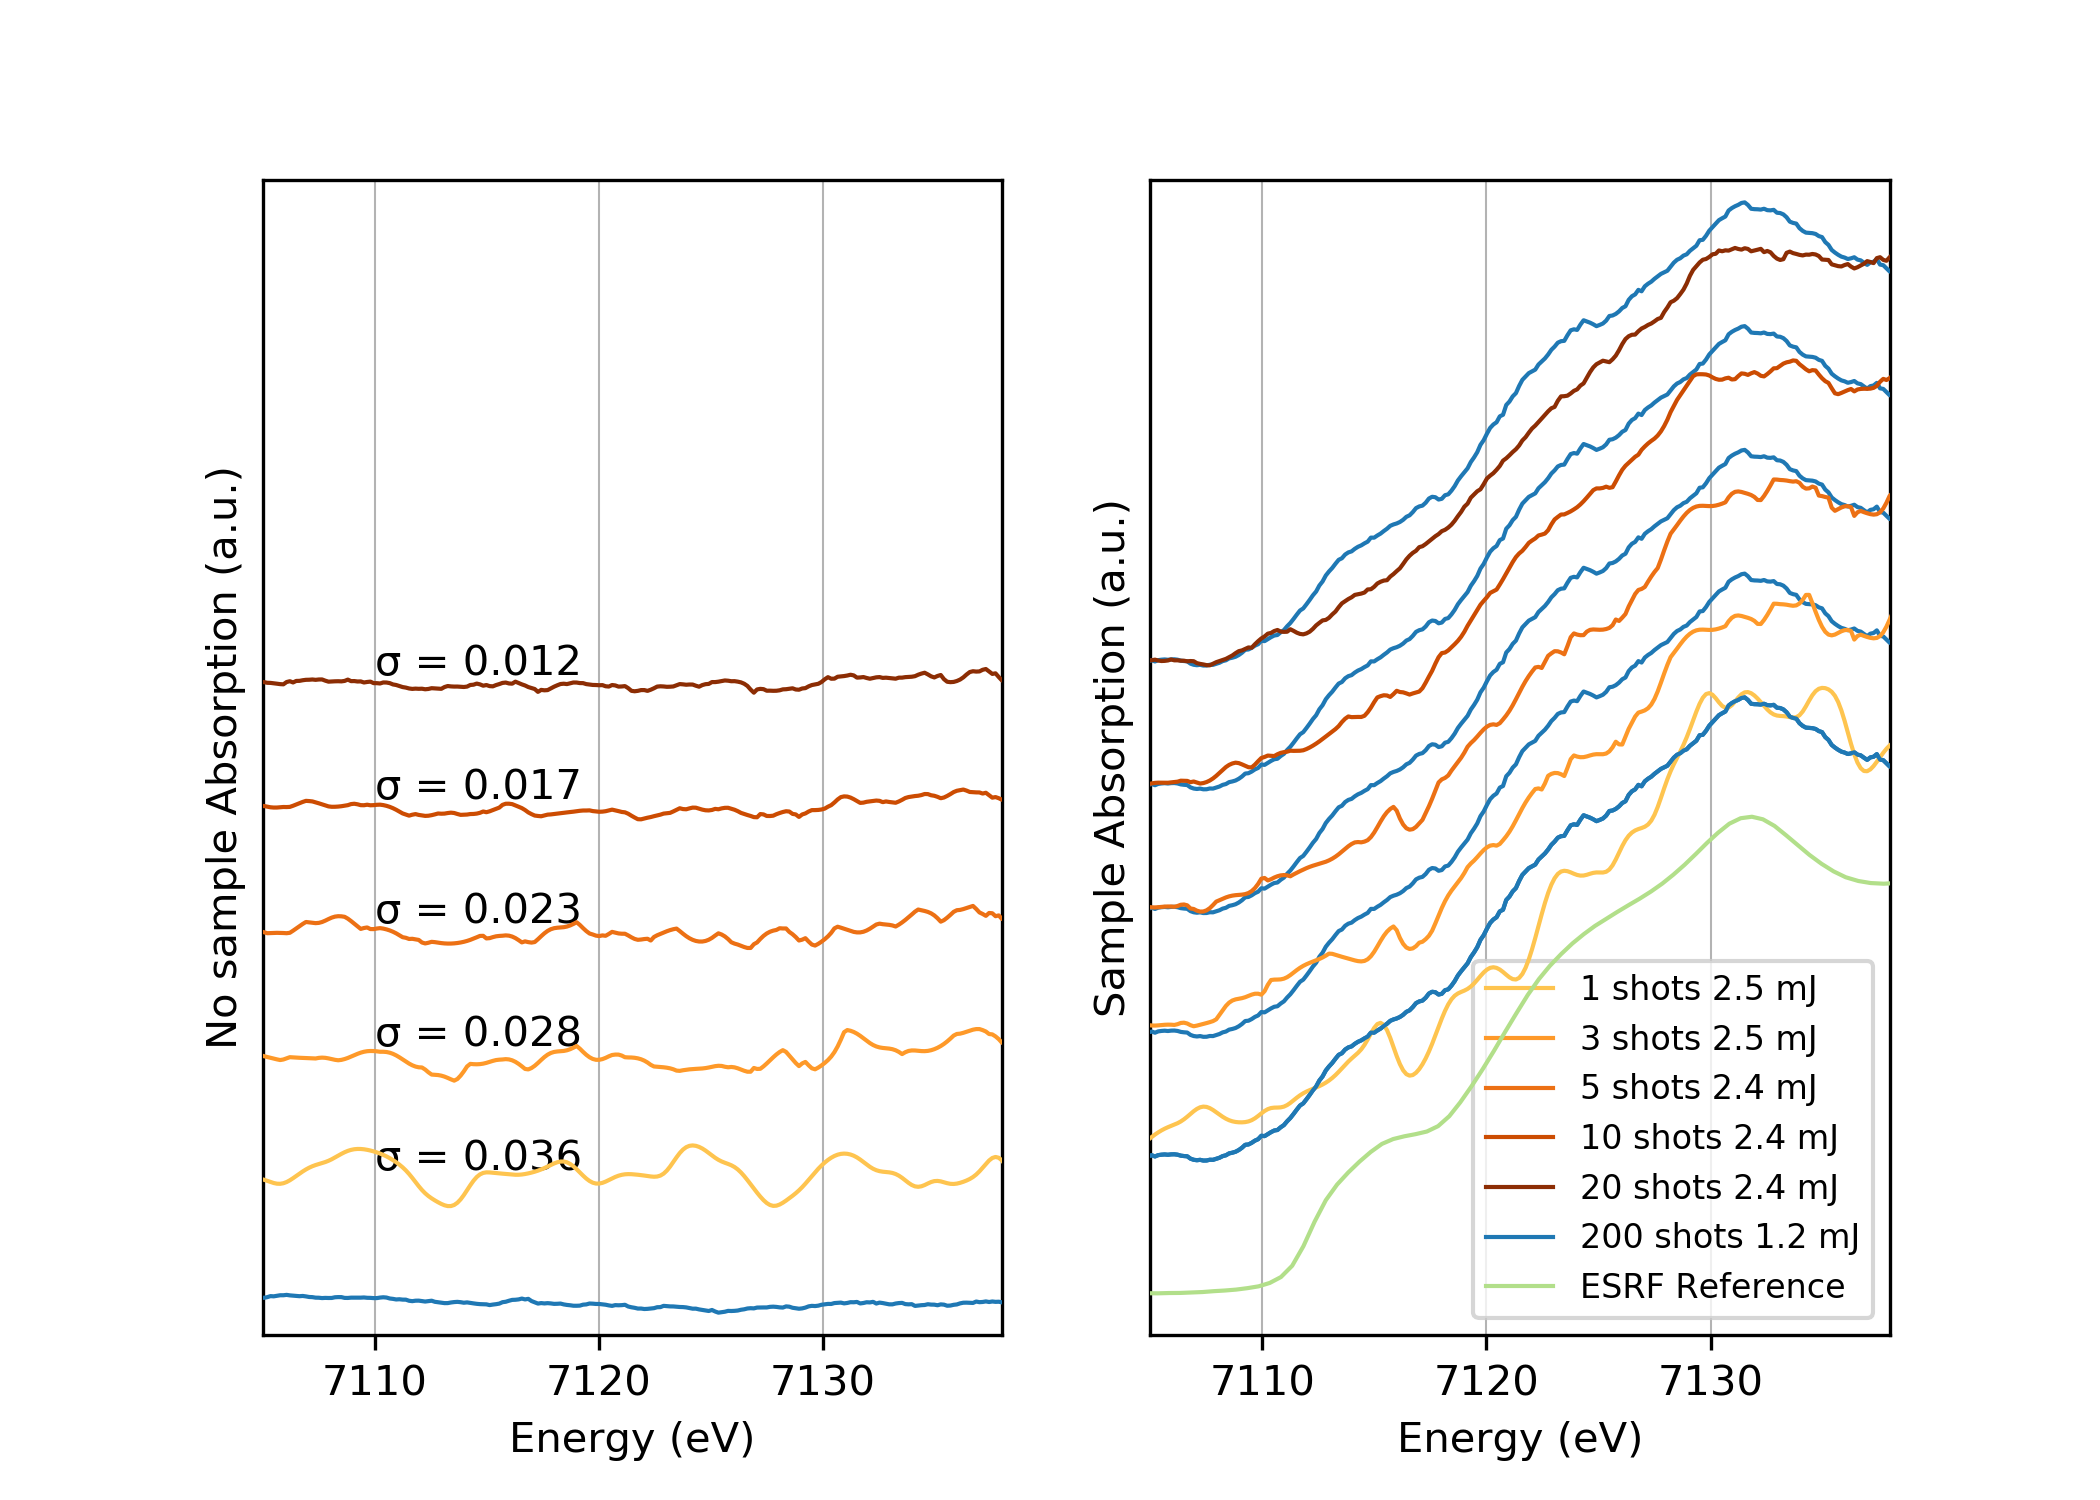

Reproduce this figure in Python.
import sys
sys.path.insert(0,"../../../")
import collections
import os
import numpy as np
import matplotlib.pyplot as plt
from matplotlib import gridspec

import dispersiveXanes_utils as utils
import xppl37_spectra
import xanes_analyzeRun
import mcutils as mc
import trx
from trx import utils
import datastorage as ds
import x3py
import matplotlib.patches as mpatches



runs = [127]
Nshot=[1,3,5,10,20,40]


# this function needs to original HDF5 files to access the XFEL energy


nice_colors = ["#1b9e77", "#d95f02", "#7570b3"]
nice_colors = "#1f78b4 #a6cee3 #b2df8a #33a02c".split()
gradual_colors="#fec44f #fe9929 #ec7014 #cc4c02 #8c2d04 #3690c0 #67a9cf #fec44f #fe9929 #ec7014 #cc4c02 #8c2d04 #3690c0 #67a9cf".split()

                  
color_ss = '#08519c'
color_av = '#238b45'
color_av_all = '#d95f0e'                  
                  
def get_data(run=127,threshold=0.05,force=False, ishotref=0, ishotsam=1):
  fname = "../data/fig_focusing_run%04d.h5" % run
  if not os.path.isfile(fname) or force:
    # this functions splits the data based on FOM < 0.5 --> p1 is the ref, p2 is the sample 
    data=xppl37_spectra.calcSpectraForRun(run,force)
    idx = data.run.results[0].fom < 0.5
    E = data.run.E
    ref    = ds.DataStorage(E=E, p1=data.p1[0],p2=data.p2[0] )
    sample = ds.DataStorage(E=E, p1=data.p1[1],p2=data.p2[1] )

    _,_,Abs = xppl37_spectra.calcAbs(ref,ref,threshold=threshold)
    ref.Abs = Abs

    _,_,Abs = xppl37_spectra.calcAbs(ref,sample,threshold=threshold)
    sample.Abs = Abs

    temp = ds.DataStorage(ref=ref,sample=sample)
    temp.info="Abs calculated with threshold = %.3f" % threshold
    temp.save(fname) 
    print('maybe forced to calculate again the Spectra to get idx_fom')
  
  data = ds.read(fname)
  ref = data.ref
  sample = data.sample
  _,_,Abs = xppl37_spectra.calcAbs(ref,ref,threshold=threshold)
  ref.Abs = Abs
  
  _,_,Abs = xppl37_spectra.calcAbs(ref,sample,threshold=threshold)
  sample.Abs = Abs

  data = ds.DataStorage(ref=ref,sample=sample)
  data["threshold"]=threshold
  
  return data,idx

def get_ref():
  E,data=np.loadtxt("../data/Fe_ref.txt",unpack=True)
  return ds.DataStorage(E=E*1e3,data=data/2.05+0.07)

def get_1b():
  E,data=np.loadtxt("../data/Fe_1bunch.txt",unpack=True)
  return ds.DataStorage(E=E*1e3,data=data/2.05+0.07)

def filter_enerbeam(run=127, ishotsam= 1, nshot=20, nshotmin=400, idx_fom=np.array(1000,dtype=bool)):
    # filter with x-ray pulse intensity (mJ) from gas detector (one could average  the two readings
    # in the case of in/out scan, ishot corresponds to the serie of shots for a same mortor position
    # ie. it has to be equal to ishotsam 
    # idx_fom is the array of index from the initially selected spectra with fom criteria
    fname = "/Users/marionharmand/Documents/0_CNRS/Manip/Manip_2016/LCLS_XPP_May2016/Data/xppl3716-r%04d.h5" %run
    d = x3py.Dataset(fname)
#    data_e=data.copy()
    
    # extract the corresponding measurements of XFEL energy
    data_ener = d.gasdet.f_21_ENRC.data[:]
    data_ener_sam = data_ener[~idx_fom] # in case of 1 calib cycle as for focusing data, and fom selection only
    data_ener_ref = data_ener[idx_fom]
 #   data_ener_sam = data_ener[data.sample.p1.shape[0]*ishotsam:data.sample.p1.shape[0]*2*ishotsam] # for in/out scan

    # select nshot from the min and max data
    idx = np.argsort(data_ener_sam)
    idx_min = idx[:nshotmin]
#    idx_min = idx[:nshot]
    idx_minb = np.zeros(len(data_ener_sam), dtype=bool)
    idx_minb[idx_min] = True
    idx_max = idx[-nshot:]
    idx_maxb = np.zeros(len(data_ener_sam), dtype=bool)
    idx_maxb[idx_max] = True
    idx_max2 = idx[-3*nshot:-2*nshot]
    idx_max2b = np.zeros(len(data_ener_sam), dtype=bool)
    idx_max2b[idx_max2] = True

    idx_ref = np.argsort(data_ener_ref)
    idx_ref_max = idx_ref[-nshot:]
    idx_ref_maxb = np.zeros(len(data_ener_ref), dtype=bool)
    idx_ref_maxb[idx_ref_max] = True
   
    data_ener_min = data_ener_sam[idx_minb]
    data_ener_max = data_ener_sam[idx_maxb]
    data_ener_max2 = data_ener_sam[idx_max2b]
    data_ener_ref_max = data_ener_ref[idx_ref_maxb]
    
    Emin = np.nanmean(data_ener_min,0)
    Emax = np.nanmean(data_ener_max,0)
    print("Emin = %.1f"%Emin, "Emax = %.1f"%Emax)

    return data_ener_max, idx_maxb, data_ener_min, idx_minb, data_ener_max2, idx_max2b, data_ener_ref_max, idx_ref_maxb, Emin, Emax
    
   
#    # select the shots with max intensity
#    curs = 0.9
#    idx_max = data_ener_sam > curs * data_ener_sam.max()
#    data_ener_max = data_ener_sam[idx_max]
#    if data_ener_max.size < nshot:
#        curs = curs - 0.1
#        idx_max = data_ener_sam > curs  * data_ener_sam.max()
#        data_ener_max = data_ener_sam[idx_max]
#    # select the shots with min intensity
#    cursm = 0.1
#    idx_min = data_ener_sam < cursm * data_ener_sam.min()
#    data_ener_min = data_ener_sam[idx_min]
#    if data_ener_min.size < nshot:
#        cursm = cursm + 0.1
#        idx_min = data_ener_sam < cursm * data_ener_sam.mean()
#        data_ener_min = data_ener_sam[idx_min] 
#    return data_ener_max, idx_max, data_ener_min, idx_min


def fig_focusing(run=127,nshot=20,nshotmin = 200,force=False,threshold=0.03,smoothWidth=0.4,i0_monitor=0.1):
# function to analyze the focused data of 1 run with sorting in fucntion of FEL energy beam 
# it gives the spectra in function : 
#       f[1] for spectra with min FEL energy
#       f[2] for spectra with max FEL energy
#       f[3] for references on no sample
  print(nshot)
    
  ref_ESRF = get_ref()
  color_ss = '#08519c'
  color_av = '#238b45'
  color_av_all = '#d95f0e'
  shifty = 1
  data,idx_fom = get_data(run, force=True, threshold=threshold)
  filter_ener = filter_enerbeam(run, nshot=nshot+1, nshotmin=nshotmin, idx_fom=idx_fom)
  E = data.ref.E
  
  # filtering of the min and max energy shots
  data.sample.Abs_max = data.sample.Abs[filter_ener[1]]
  data.sample.p1_max = data.sample.p1[filter_ener[1]]
  data.sample.p2_max = data.sample.p2[filter_ener[1]]
  
  data.sample.Abs_max2 = data.sample.Abs[filter_ener[5]]
  data.sample.p1_max2 = data.sample.p1[filter_ener[5]]
  data.sample.p2_max2 = data.sample.p2[filter_ener[5]]

  data.sample.Abs_min = data.sample.Abs[filter_ener[3]]
  data.sample.p1_min = data.sample.p1[filter_ener[3]]
  data.sample.p2_min = data.sample.p2[filter_ener[3]]
  
  data.ref.Abs_max = data.ref.Abs[filter_ener[7]]
  data.ref.p1_max = data.ref.p1[filter_ener[7]]
  data.ref.p2_max = data.ref.p2[filter_ener[7]]
  
  # extract Absorption spectra
  shots = range(0,min(data.sample.Abs_min.shape[0], data.sample.Abs_max.shape[0]))


  if i0_monitor is not None:
    i0_ref = np.nanmean(data.ref.p1,axis=1)
    idx    = i0_ref>np.percentile(i0_ref,i0_monitor)
    data.ref.Abs = data.ref.Abs[idx]
    
    i0_ref = np.nanmean(data.ref.p1_max,axis=1)
    idx    = i0_ref>np.percentile(i0_ref,i0_monitor) 
    data.ref.Abs_max = data.ref.Abs_max[idx]

    i0_ref = np.nanmean(data.sample.p1_min,axis=1)
    idx    = i0_ref>np.percentile(i0_ref,i0_monitor) 
    data.sample.Abs_min = data.sample.Abs_min[idx]

    i0_ref = np.nanmean(data.sample.p1_max,axis=1)
    idx    = i0_ref>np.percentile(i0_ref,i0_monitor) 
    data.sample.Abs_max = data.sample.Abs_max[idx]
    
    i0_ref = np.nanmean(data.sample.p1_max2,axis=1)
    idx    = i0_ref>np.percentile(i0_ref,i0_monitor) 
    data.sample.Abs_max2 = data.sample.Abs_max2[idx]
    
#  ref = data.ref.Abs[shots]
#  sam_min = data.sample.Abs_min[shots]
#  sam_max = data.sample.Abs_max[shots]
    
  ref = data.ref.Abs
  ref_max = data.ref.Abs_max
  sam_min = data.sample.Abs_min
  sam_max = data.sample.Abs_max
  sam_max2 = data.sample.Abs_max2
  if smoothWidth > 0:
    ref = xppl37_spectra.smoothSpectra(E,ref,res=smoothWidth) 
    ref_max = xppl37_spectra.smoothSpectra(E,ref_max,res=smoothWidth) 
    sam_min = xppl37_spectra.smoothSpectra(E,sam_min,res=smoothWidth) 
    sam_max = xppl37_spectra.smoothSpectra(E,sam_max,res=smoothWidth) 
    sam_max2 = xppl37_spectra.smoothSpectra(E,sam_max2,res=smoothWidth) 
  idx = E>7150 
  sam_min[:,idx]=np.nan
  sam_max[:,idx]=np.nan
  sam_max2[:,idx]=np.nan
  ref[:,idx]=np.nan
  ref_max[:,idx]=np.nan
  av_ref = np.nanmedian(ref,0)
  av_ref_max = np.nanmedian(ref_max,0)
  av_sam_min = np.nanmedian(sam_min,0)
  av_sam_max = np.nanmedian(sam_max,0)
  av_sam_max2 = np.nanmedian(sam_max2,0)
  Nmin = len(sam_min)
  Nmax = len(sam_max)
  
  
  # to save the extracted data
#  to_save = np.vstack( (E,np.nanmedian(ref,0),ref) )
#  info = "# threshold=%.2f; smoothWidth=%.2f eV" %(threshold,smoothWidth)
#  info += "\n#E abs_average_over_shots shots ..."
#  trx.utils.saveTxt("../data/fig_focusing_run%04d_ref.txt"%run,E,to_save,info=info)
#
#  to_save = np.vstack( (E,np.nanmedian(sam_min,0),sam_min) )
#  info = "# threshold=%.2f; smoothWidth=%.2f eV" %(threshold,smoothWidth)
#  info += "\n#E abs_average_over_shots shots ..."
#  trx.utils.saveTxt("../data/fig_focusing_run%04d_sam_min.txt"%run,E,to_save,info=info)
#
#  to_save = np.vstack( (E,np.nanmedian(sam_max,0),sam_max) )
#  info = "# threshold=%.2f; smoothWidth=%.2f eV" %(threshold,smoothWidth)
#  info += "\n#E abs_average_over_shots shots ..."
#  trx.utils.saveTxt("../data/fig_focusing_run%04d_sam_max.txt"%run,E,to_save,info=info)
#  
#  to_save = np.vstack( (E,av_sam_min) )
#  info = "# threshold=%.2f; smoothWidth=%.2f eV" %(threshold,smoothWidth)
#  info += "\n#E abs_average_over_shots shots ..."
#  trx.utils.saveTxt("../data/fig_focusing_run%04d_av_sam_min.txt"%run,E,to_save,info=info)
#
#  to_save = np.vstack( (E,av_sam_max) )
#  info = "# threshold=%.2f; smoothWidth=%.2f eV" %(threshold,smoothWidth)
#  info += "\n#E abs_average_over_shots shots ..."
#  trx.utils.saveTxt("../data/fig_focusing_run%04d_av_sam_max.txt"%run,E,to_save,info=info)
#  
  
  return E, av_sam_min, av_sam_max, av_ref, filter_ener, Nmax, Nmin, av_sam_max2, av_ref_max, nshotmin


def spec_norm(ener,spec,Emin=7095,Emax=7133):
# Normalization of the absorption spectra using 2 points : 
# E0 for the absorption before the edge
# E1 for the absorption after the edge
# spec is obtained from averaging single shots
  
#  spec_sm = spec
#  if smoothWidth > 0:
#    spec_sm = xppl37_spectra.smoothSpectra(E,spec,res=smoothWidth) 

  # to extract the averaged absorption before the edge at E0   
  intmin = spec.copy()
  idxmin = (Emin - 1) > ener 
  intmin[idxmin] = np.nan
  idxmin = ener > (Emin + 1)
  intmin[idxmin] = np.nan
  mumin = np.nanmean(intmin)
 
  # to extract the averaged absorption after the edge at the normalization point E1
  intmax = spec.copy() - mumin
  idxmax = (Emax - 1) > ener 
  intmax[idxmax] = np.nan
  idxmax = ener > (Emax + 1)
  intmax[idxmax] = np.nan
  mumax = np.nanmean(intmax)

# to normalize the spectra
  specnorm = (spec.copy() - mumin) / mumax
   
  return specnorm

    
def fig_focusing_sum(run=127,Nshot=[1,3, 5,10,20],shift=0.3,force=False,threshold=0.02,smoothWidth=0.3,i0_monitor=0.1):
#  color_ss = '#08519c'
#  color_av = '#238b45'
#  color_av_all = '#d95f0e'
    
  ref_ESRF = get_ref()
#  ref_ESRF = get_1b()
   
  figure = plt.figure(figsize = [7,5])
  gs = gridspec.GridSpec(1, 2, width_ratios=[1, 1],)
  ax = []
  ax.append( plt.subplot(gs[0]) )
  ax.append( plt.subplot(gs[1],sharex=ax[0],sharey=ax[0]) ) 

  result = []
  
#  ax[0].set_yticks( () )
#  ax[1].set_yticks( () 

  for idx, ishot in enumerate(Nshot):
      f = fig_focusing(run, nshot = ishot, threshold=threshold)
#      gs = gridspec.GridSpec(1, 2, width_ratios=[1, 1])
#      ax = []
#      ax.append( plt.subplot(gs[0]) )
#      ax.append( plt.subplot(gs[1],sharex=ax[0],sharey=ax[0]) )
  
      av_ref = f[3]
      av_ref_max = f[8]
      
      filter_ener = f[4]
      Emin = filter_ener[8]
      Emax = filter_ener[9]
      nshotmin = f[9]
      

      Nmax = f[5]
      Nmin = f[6]
      print("run= %.f"%run, "nshot= %.f"%ishot, "Nmax= %.f"%Nmax, "Nmin= %.1f"%Nmin, "Emin = %.1f"%Emin, "Emax = %.1f"%Emax)

    # correction calibration using the reference spectra of ESRF
      E = f[0]
      #Ecal = E 
      #Ecal = (E*(7129+5)/7129)+1.5
      Ecal = 7112 +2 + (E-7112)*1.11
      result.append(Ecal)


    # Normalisation
      av_sam_min = spec_norm(Ecal, f[1], 7102, 7137)
      av_sam_max = spec_norm(Ecal, f[2], 7102, 7137)
      av_sam_max2 = spec_norm(Ecal, f[7], 7102, 7137)
      ref_ESRF.data = spec_norm(ref_ESRF.E, ref_ESRF.data, 7095, 7137)
      
      result.append(av_sam_min)
      result.append(av_sam_max)
      result.append(av_sam_max2)
      
#      ax[0].axhline(idx,ls='--',color="0.9")
#      ax[1].axhline(idx,ls='--',color="0.9")
#      plt.tight_layout()
      
#      noise = np.nanstd(av_ref)
#      ax[0].text(7135,idx*shift + shift ,"σ = %.2f"%noise)


#      ax[1].plot(Ecal,av_sam_min,color=gradual_colors[4],lw=1,zorder=10, label= "400shots E=mJ")
      ax[0].plot(Ecal,idx*shift + shift + av_ref_max,color=gradual_colors[idx],lw=1,zorder=10, label = "%.f shots"%nshotmin + " %.1f mJ"%Emax)
      ax[1].plot(Ecal,idx*shift + shift + av_sam_min,color=nice_colors[-4],lw=1,zorder=10)
      ax[1].plot(Ecal,idx*shift + shift + av_sam_max,color=gradual_colors[idx],lw=1,zorder=10, label= "%.f"%ishot + " shots" + " %.1f mJ"%Emax)
#      ax[1].plot(Ecal,idx*shift + shift + av_sam_max2,color=gradual_colors[5],lw=1,zorder=10, label= "%.2f"%ishot + "shots E=mJ")
#      ax[0].text(7110,idx*shift + shift, "nshot= %.f"%ishot + " σ = %.3f"%np.nanstd(av_ref_max[350:600]))
      ax[0].text(7110,idx*shift + shift, "σ = %.3f"%np.nanstd(av_ref_max[350:600]))
#      ax[0].text(7110,irun*shift,"Run = %.f"%run + " CRL = %.f"%crl + " Nmax = %.f"%Nmax + " Nmin = %.f"%Nmin)
#      ax[0].text(7125,ishot+0.2,"σ = %.2f"%np.nanstd(ref[ishot]))

 

#      ax[0].set_title("Run %s"%str(run))

  ax[0].plot(Ecal,av_ref,color=nice_colors[-4],lw=1,zorder=10, label="%.f shots"%nshotmin + " %.1f mJ"%Emin)
  ax[1].plot(Ecal,0*shift + shift + av_sam_min,color=nice_colors[-4],lw=1,zorder=10, label="%.f shots"%nshotmin + " %.1f mJ"%Emin)
  ax[1].plot(ref_ESRF.E, ref_ESRF.data , color=nice_colors[-2],lw=1, zorder=10, label= "ESRF Reference")
  
  ax[0].grid(axis='x',color="0.7",lw=0.5)
  ax[1].grid(axis='x',color="0.7",lw=0.5)
  ax[0].set_yticks( () )
  ax[1].set_yticks( () )
    
  ax[0].set_ylabel("No sample Absorption (a.u.)")
  ax[1].set_ylabel("Sample Absorption (a.u.)", )
  ax[1].yaxis.tick_right()
  ax[1].yaxis.set_label_position("left")
  ax[0].set_xlabel("Energy (eV)")
  ax[1].set_xlabel("Energy (eV)")
  ax[0].grid(axis='x',color="0.7",lw=0.5)
  ax[1].grid(axis='x',color="0.7",lw=0.5)
  ax[0].set_xlim(7105,7138)
  ax[0].set_ylim(-0.1,2.7) 
  ax[1].legend(loc=0, ncol=1, prop={'size':8})  
    
  # Save figure
  plt.savefig("fig_focusing_NShots.png",transparent=True,dpi=300) 
  plt.savefig("fig_focusing_NShots.pdf",transparent=True)
      
#  return ref_ESRF, E, av_sam_min, av_sam_max
#  return result

if __name__ == "__main__":
    fig_focusing_sum(run=127,Nshot=[1,3, 5,10,20],shift=0.3,force=False,threshold=0.02,smoothWidth=0.3,i0_monitor=0.1)
